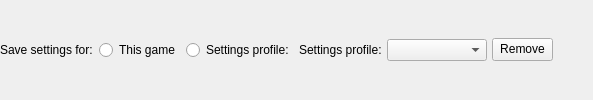
    <widget class="QFrame" name="profilesFrame">
     <layout class="QHBoxLayout" name="horizontalLayout_23">
      <property name="spacing">
       <number>5</number>
      </property>
      <property name="leftMargin">
       <number>0</number>
      </property>
      <property name="topMargin">
       <number>0</number>
      </property>
      <property name="rightMargin">
       <number>0</number>
      </property>
      <property name="bottomMargin">
       <number>0</number>
      </property>
      <item>
       <widget class="QFrame" name="settingsDestFrame">
        <layout class="QGridLayout" name="gridLayout_5">
         <property name="leftMargin">
          <number>0</number>
         </property>
         <property name="topMargin">
          <number>0</number>
         </property>
         <property name="rightMargin">
          <number>0</number>
         </property>
         <property name="bottomMargin">
          <number>0</number>
         </property>
         <item row="0" column="1">
          <widget class="QRadioButton" name="settingsDestGameRadioButton">
           <property name="text">
            <string>This game</string>
           </property>
          </widget>
         </item>
         <item row="0" column="0">
          <widget class="QLabel" name="label">
           <property name="text">
            <string>Save settings for:</string>
           </property>
          </widget>
         </item>
         <item row="0" column="2">
          <widget class="QRadioButton" name="settingsDestProfileRadioButton">
           <property name="text">
            <string>Settings profile:</string>
           </property>
          </widget>
         </item>
        </layout>
       </widget>
      </item>
      <item>
       <widget class="QLabel" name="profilesLabel">
        <property name="text">
         <string>Settings profile:</string>
        </property>
       </widget>
      </item>
      <item>
       <widget class="QComboBox" name="profilesComboBox">
        <property name="minimumSize">
         <size>
          <width>100</width>
          <height>0</height>
         </size>
        </property>
       </widget>
      </item>
      <item>
       <widget class="QPushButton" name="removeProfilePushButton">
        <property name="styleSheet">
         <string notr="true">padding:3px 7px 4px</string>
        </property>
        <property name="text">
         <string>Remove</string>
        </property>
       </widget>
      </item>
      <item>
       <spacer name="horizontalSpacer_14">
        <property name="orientation">
         <enum>Qt::Orientation::Horizontal</enum>
        </property>
        <property name="sizeHint" stdset="0">
         <size>
          <width>40</width>
          <height>20</height>
         </size>
        </property>
       </spacer>
      </item>
     </layout>
    </widget>
